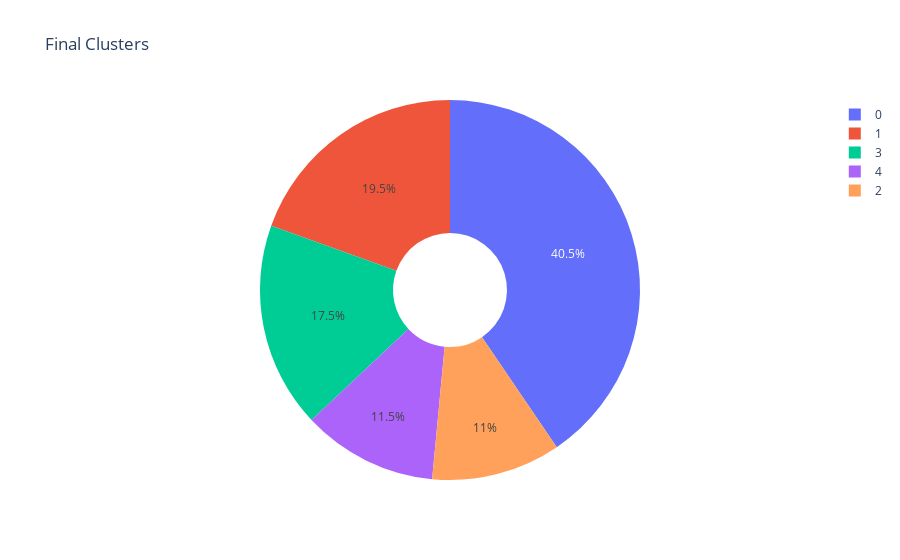

The notebook cell this image was saved under:
### Code cell
fig = px.pie(df,names='Clusters',title='Final Clusters',hole=.30,opacity=1)
iplot(fig)

### Figure 1 — Plotly figure (JSON) as saved in the notebook; plotly's stock layout.template omitted (floating-point values rounded to 4 significant figures; data arrays with more than 128 entries replaced by an {"elided": "..."} marker saying what was removed)
{"data": [{"domain": {"x": [0, 1], "y": [0, 1]}, "hole": 0.3, "hovertemplate": "Clusters=%{label}<extra></extra>", "labels": {"elided": "200 int values"}, "legendgroup": "", "name": "", "opacity": 1, "showlegend": true, "type": "pie"}], "layout": {"autosize": true, "legend": {"tracegroupgap": 0}, "title": {"text": "Final Clusters"}}}
